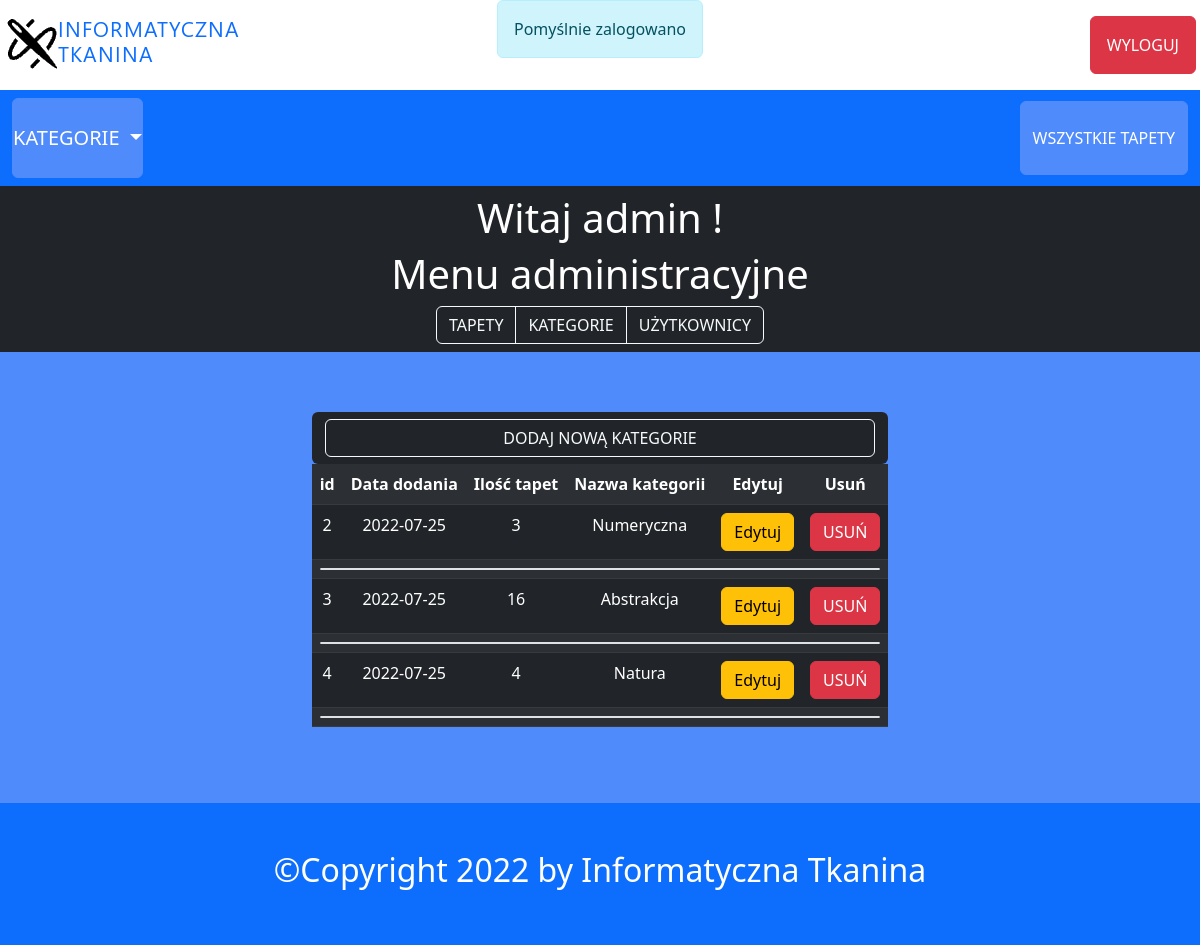
/admin/listaKategorii.php (signed in), run on the app's committed database.
### tables this page shows
CREATE TABLE `categories`
(
    `id`       int(11)                                        NOT NULL,
    `category` text NOT NULL,
    `date`     date                                           NOT NULL
);

### data/categoriesFunctions.php (called while the page is built, shortened)
<?php
function getCategory(string $value = NULL, string | null $column = 'category', bool $withCount = FALSE): array | null | bool
{
	if ($withCount === FALSE)
	{
		$query = "SELECT * FROM categories WHERE $column = :param";
	}
	else
	{
		$query = "SELECT categories.id, categories.category,categories.date, COUNT(title) as 'count' FROM categories
              LEFT JOIN wallpapers ON categories.category=wallpapers.category GROUP BY id";
	}
	$stmt = $GLOBALS['pdo']->prepare($query);
	$stmt->execute();
	if ($withCount === FALSE)
	{
		return $stmt->fetch();
	}
	else
		return $stmt->fetchAll();
}

### controllers/admin/listaKategoriiController.php (the view, shortened to what this page needs)
<?php
class CategoryList
{
	private array | null $categories;
	function __construct(array | null $categories)
	{
		$this->categories = $categories;
	}
	function echoTable(): void
	{
		if (!empty($this->categories))
		{
			$i = 0;
			foreach ($this->categories as $category)
			{
				echo "
                    <tr>
                    <td>".$category['id']."</td>
                    <td>".$category['date']."</td>
                    <td>".$category['count']."</td>
                    <td>".$category['category']."</td>
                    <td><button class='btn btn-warning' type='button' data-bs-toggle='collapse' data-bs-target='#EditCategoryForm$i' aria-expanded='false' aria-controls='EditCategoryForm$i'>Edytuj</button></td>
                    <td><form name='deleteForm' method='post'><button type='submit' name='delete' class='btn btn-danger' value='".$category['id']."'>USUŃ</button></form></td>
                    </tr>
                    <tr>
                    <td colspan='6'>
                     <div class='accordion accordion' id='accordionFlushExample'>
                        <div class='accordion-item'>
                            <div id='EditCategoryForm$i' class='accordion-collapse collapse' aria-labelledby='flush-headingOne' data-bs-parent='#accordionFlushExample'>
                                <div class='accordion-body'>
                                    <form method='post' id='updateForm$i'>
                                        <input type='text' value='".$category['category']."' name='newCatName' form='updateForm$i'> <button type='submit' name='update' class='btn btn-success' value='".$category['id']."'>Potwierdź</button>
                                        <button class='btn btn-warning' type='button' data-bs-toggle='collapse' data-bs-target='#EditCategoryForm$i' aria-expanded='false' aria-controls='EditCategoryForm$i'>Anuluj</button>
                                    </form>
                                </div>
                            </div>
                        </div>
                     </div>
                    </td>
                    </tr>";
				$i++;
			}
		}
		else
		{
			echo "<h1 class='text-danger bg-dark'>Brak kategorii!</h1>";
		}
	}
}
$listCats = new CategoryList(getCategory(NULL, NULL, TRUE));

### data on the page
categories: id "2", date "2022-07-25", count "3", category "Numeryczna"
categories: id "3", date "2022-07-25", count "16", category "Abstrakcja"
categories: id "4", date "2022-07-25", count "4", category "Natura"

### other printed values
$_SESSION['messageShow'] "Pomyślnie zalogowano"
$_SESSION['logged_login'] "admin"
